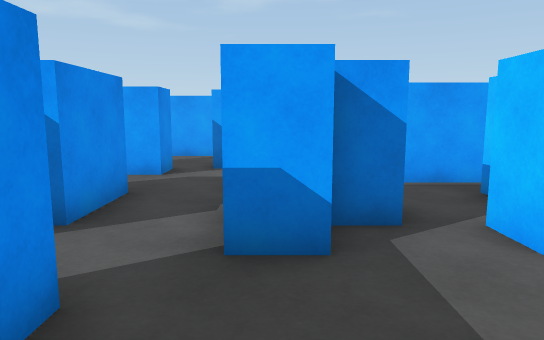
[1] (above)

17 first-person views from a walk through a scene from a Unity 3-D project. The camera is 1.3 m above the floor, tilts 8° down and sees 70° across. The floor is counted in squares, 1 m on a side. Each view is taken from the middle of a square. On the plan, view 1 faces up. The plan holds only what a view shows up to about 16 squares ahead; the rest is blank.

[2]
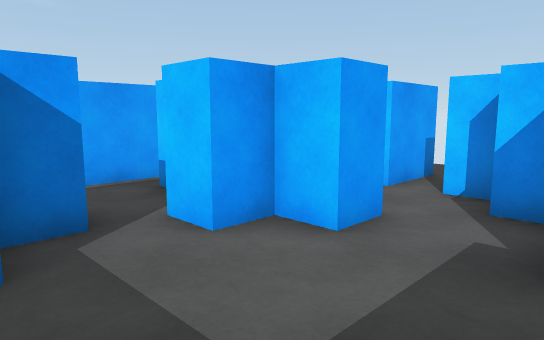

[3]
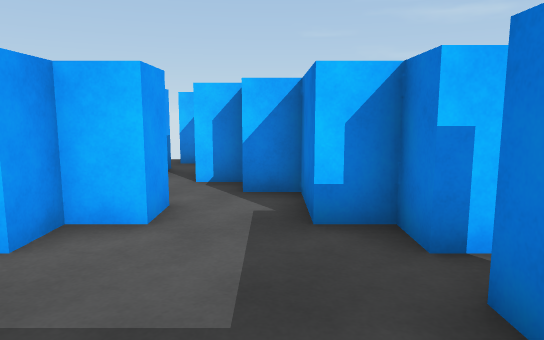

[4]
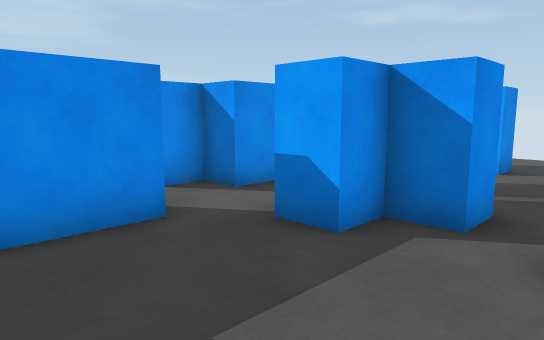

[5]
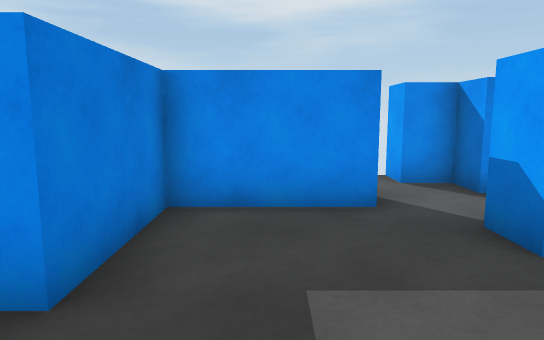

[6]
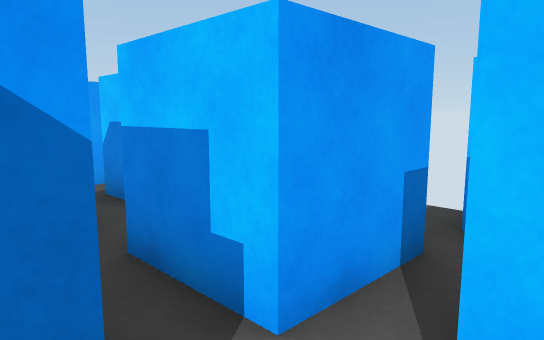

[7]
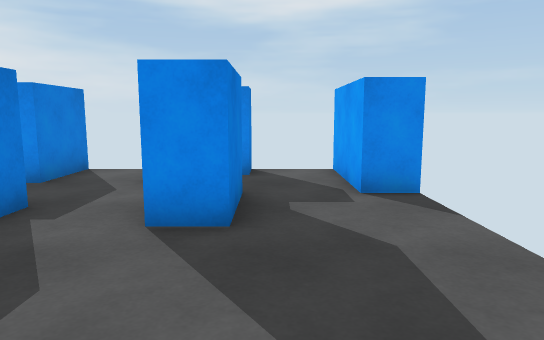

[8]
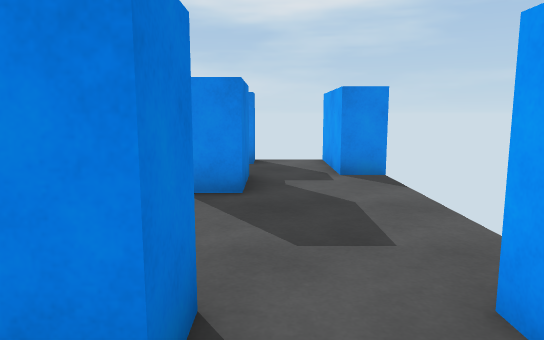

[9]
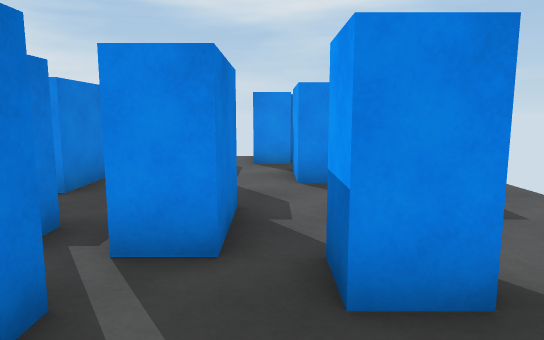

[10]
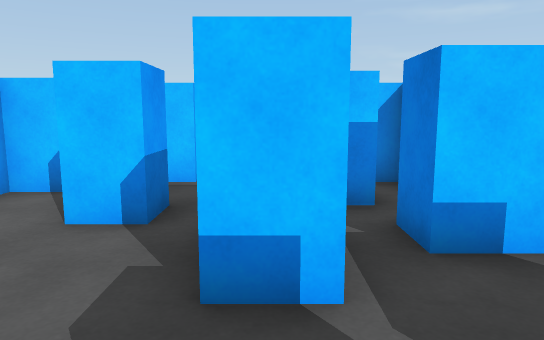

[11]
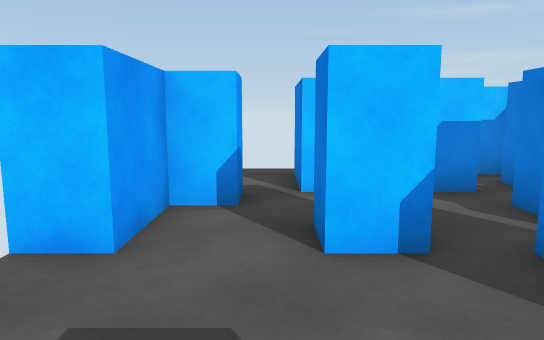

[12]
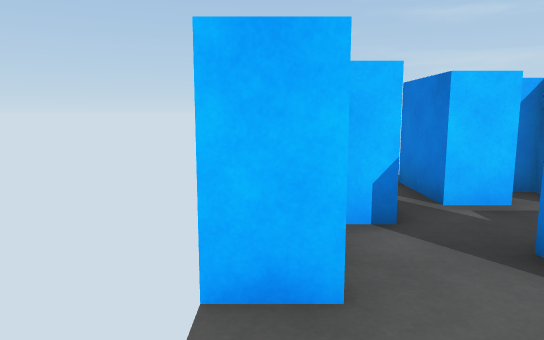

[13]
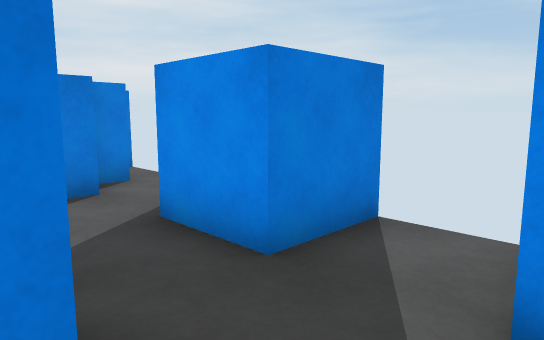

[14]
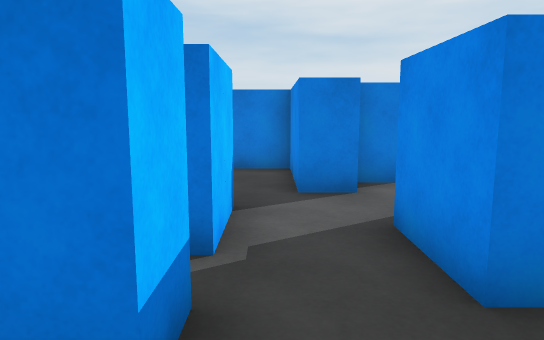

[15]
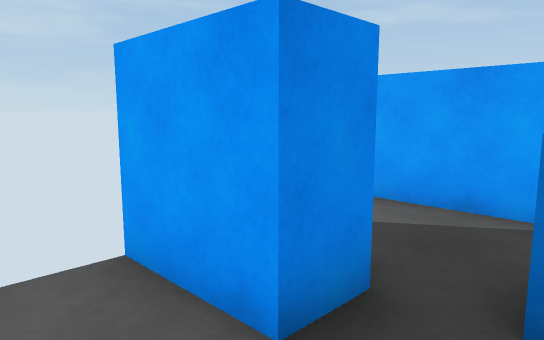

[16]
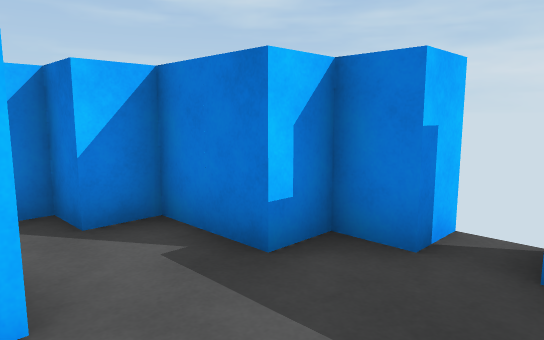

[17]
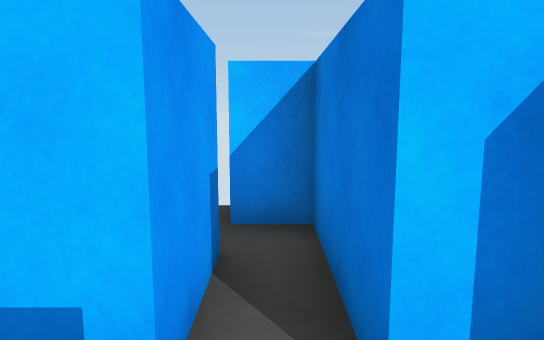

### Floor plan
Points are (right, up) in squares from view 1. A wall is a line through its corners. A room is listed if a view was taken in it or the views show most of it. See-through windows are left out.
Room 1 (views 1, 2, 3, 4, 5, 6, 16, 17)
walls: (4.6, 2.5) (3.5, 2.5) (3.5, 3.5) (2.6, 3.5); (1.6, 4.5) (0.6, 4.5) (0.6, 3.5) (-0.5, 3.5); (5.6, 3.5) (5.1, 3.5); (2.6, -1.6) (2.6, -0.5) (3.5, -0.5) (3.5, 0.5) (5.5, 0.5) (5.5, 1.5) (6.6, 1.5) (6.6, 2.5) (9.5, 2.5) (9.5, 3.5); (-1.4, 2.5) (-1.4, -0.5) (1.6, -0.5) (1.6, -0.9); (8.6, 3.5) (6.6, 3.5) (6.6, 5.5)
ways out: opening at (6, 4.5) to room 2; opening at (-1, 3) to room 3; opening at (2, 4.5) to room 3
Room 2 (views 7, 8, 9, 11, 12)
walls: (4.5, 9.5) (4.5, 10.5) (5.6, 10.5) (5.6, 9.5) (4.5, 9.5); (3.6, 8.5) (4.6, 8.5) (4.6, 7.5); (5.5, 7.5) (6.6, 7.5); (5.5, 6.4) (5.5, 7); (-1.5, 10.5) (0.6, 10.5) (0.6, 9.5); (7.6, 11.5) (6.6, 11.5) (6.6, 12.5) (4.5, 12.5) (4.5, 13.5); (8, 9.5) (7.5, 9.5) (7.5, 10.5) (8.4, 10.5); (7.5, 7.4) (7.5, 8.5); (-1.4, 13.6) (-1.4, 12.5) (-4.5, 12.5); (8.5, 8.4) (8.5, 8.9); (8.1, 6.5) (8.6, 6.5); (7.5, 5.5) (7.5, 6); (-4.5, 10.5) (-3.4, 10.5) (-3.4, 9.5); (9.5, 5.9) (9.5, 6.5)
ways out: opening at (6, 4.5) to room 1; opening at (-2, 10) to room 3; opening at (2, 9) to room 3; opening at (4, 7) to room 3; opening at (8, 11)
Room 3 (views 10, 13, 14, 15)
walls: (-0.5, 6.5) (-0.5, 7.5) (0.1, 7.5); (-0.5, 3.5) (-0.5, 5.5) (1.6, 5.5) (1.6, 4.5); (-4.5, 6.5) (-2.4, 6.5) (-2.4, 4.5) (-3.4, 4.5) (-3.4, 3.5) (-4.5, 3.5); (-2.5, 2.5) (-1.4, 2.5); (0.6, 9.5) (-1.5, 9.5); (-2.4, 9.6) (-2.4, 8.5) (-4.5, 8.5); (2.6, 3.5) (2.6, 4.5); (3.5, 5.4) (3.5, 6.5) (4.6, 6.5); (-3.5, 1.5) (-2.6, 1.5); (4.1, 7.5) (2.6, 7.5) (2.6, 8.5) (3.6, 8.5)
ways out: opening at (-1, 3) to room 1; opening at (2, 4.5) to room 1; opening at (-2, 10) to room 2; opening at (2, 9) to room 2; opening at (4, 7) to room 2

Positions as (right, up) in squares from view 1, and headings:
1: (0, 0), facing up
2: (0, 0), facing up-right
3: (-1, 1), facing right
4: (3, 0), facing up-left
5: (4, 1), facing left
6: (5, 2), facing up-right
7: (5, 11), facing left
8: (7, 11), facing left
9: (8, 9), facing left
10: (0, 8), facing right
11: (1, 11), facing right
12: (2, 13), facing right
13: (0, 9), facing down-left
14: (-1, 9), facing down
15: (-1, 7), facing up-left
16: (1, 3), facing down-right
17: (5, 3), facing right
